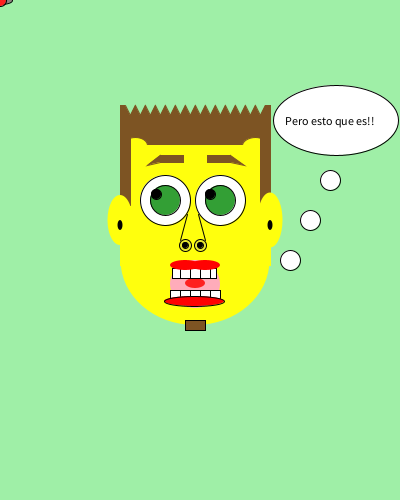
Frame 1 (no input)
Frame 60 (the mouse pressed at the canvas centre just before this capture): identical to frame 1, image omitted
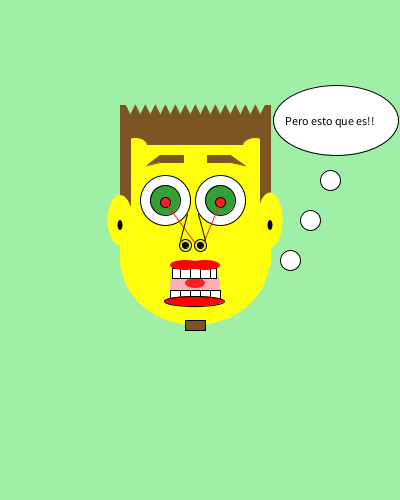
Frame 120 (the mouse held since frame 60 and released just before this capture)

The Processing sketch that drew these frames (run headless with seeded random() and noise(); from frame 60 on, the mouse is pressed at the canvas centre):

// Processing sketch: processing_118586
// ── processing_118586.pde

void setup (){


size(400,  500);
background(#9FEFA7);
 
}
void draw() {  
 
background(#9FEFA7);
  
  //mosca roja
  fill(#948181);
 ellipse(mouseX,mouseY,25,8); 
   fill(#FE2020);
ellipse(mouseX,mouseY,12,12); 
noStroke();
//textomosca
fill(0);
text("TTTZZZZ", mouseX,mouseY);
  
  
  //pelo
  stroke(#7D5423);
  fill (#7D5423);
  rect (120,105,150,50);
  //peinado
  fill (#9FEFA7); 
  
  beginShape();
  vertex(125,105);
  vertex(130,115);
  vertex(135,105);
  vertex(140,115);
  vertex(145,105);
  vertex(150,115);
  vertex(155,105);
  vertex(160,115);
  vertex(165,105);
  vertex(170,115);
  vertex(175,105);
  vertex(180,115);
  vertex(185,105);
  vertex(190,115);
  vertex(195,105);
  vertex(200,115);
  vertex(205,105);
  vertex(210,115);
  vertex(215,105);
  vertex(220,115);
  vertex(225,105);
  vertex(230,115);
  vertex(235,105);
  vertex(240,115);
  vertex(245,105);
  vertex(250,115);
  vertex(255,105);
  vertex(260,115);
  vertex(265,105);

  endShape();
  
  //entradas
  fill(#FFFF0D);
    ellipse (135,145,25,15);
 ellipse (255,145,25,15);
  
  //cara parte cuadrada
    stroke(#FFFF0D);
  fill(#FFFF0D);
  rect (120,145,150,120);
  fill(#FFFFFF);
  
  //cara parte redonda
   noStroke();
    fill(#FFFF0D);
  ellipse(195,260,149,130);
   
       
       
       
  //patillas
   stroke(#7D5423);
   fill(#7D5423);
   //izq
   rect (120,135,10,70);
   //der
   rect (260,135,10,70);

   
//cejas
fill (#7D5423);

//IZQ
rect(160,155,23,7);
triangle(160,155,147,165,160,162);

//DER
rect(207,155,23,7);  

triangle(230,155,244,165,230,162);
  //ojos
  stroke(0);
  fill (#FFFFFF);
  //izq
   ellipse (165,200,50,50);
   //der
   ellipse (220,200,50,50);
   
   //punto ojo


    stroke(0);
   fill (#339F35);
   //izq
   ellipse (165,200,30,30);
   //der 
   ellipse (220,200,30,30);
                       //punto mas interno
                          //izq
                       stroke(0);
                       fill (0);
                        
                         //ojo izq
                      float ojolX = map(mouseX, 0, width, 156, 175);
                      //mov arriba izq
                float ojolY = map(mouseY, 0, height, 194, 210);
                //ojo der
                float ojolA = map(mouseX, 0, width,210, 230);
                //cambio de color
                if(mousePressed)                
                fill(#FE2020);
            
              //punto izq
            ellipse(ojolX,ojolY,10,10);
            //punto der
              ellipse(ojolA,ojolY,10,10);
            
           //laser ojos   
              if(mousePressed)                
                stroke(#FE2020);
                  if (mousePressed == true) {
                                  
               triangle(ojolA,ojolY,mouseX,mouseY,mouseX,mouseY);  
               triangle(ojolX,ojolY,mouseX,mouseY,mouseX,mouseY);  
            cursor(HAND);
          } else {
            noCursor();
          }
               
  //orejas
   noStroke();
  fill(#FFFF0D);
 ellipse (270,220,25,55);
  ellipse (120,220,25,50);
 //agujerooreja
 fill(0);
  ellipse (270,225,5,10);
    ellipse (120,225,5,10);
  //nariz



       stroke(0);
        fill(#E9E931);
        line(187,214,180,240);
        line(198,214,205,240);

           //tabique bajo
                     stroke(0);
                   fill(#E9E931);
                 ellipse (185,245,12,12);
                ellipse (200,245,12,12);
                    //fosas
                    fill(0);
                    
            ellipse (185,245,6,6);
            ellipse (200,245,6,6);

   
  //boca
 noStroke();
  fill(#FFACBA);
  ellipse (195,284,50,48);
       //lengiau mov
       fill(#FE2020);
       ellipse(195,283,20,10);
 
 
 
 
 
 
  //dientes
  stroke(0);
  fill(#FFFFFF);
  rect(208,268,8,10);
  rect(200,268,10,10);
  rect(190,268,10,10);
  rect(180,268,10,10);
  rect(172,268,8,10);
  
 //dientes abajo
  rect(170,290,10,10);
  rect(180,290,10,10);  
  rect(190,290,10,10);
  rect(200,290,10,10);
  rect(210,290,10,10);

  
   //labios
   fill(#FF0202);
   ellipse (194,301,60,10);
       //superior
        noStroke();
        
  ellipse (185,265,30,10);
 ellipse (205,265,30,10);
 
 //perilla
 stroke(0);
 fill (#7D5423);
 rect(185,320,20,10);
 //bocadillo texto
 fill (#FFFFFF);
 ellipse (336,120,125,70);
 ellipse (330,180,20,20);
 ellipse (310,220,20,20);
  ellipse (290,260,20,20);
 //texto
 fill(0);
 textSize(12);
text("Pero esto que es!!",285,125);


    
println(mouseX+","+mouseY);
}
